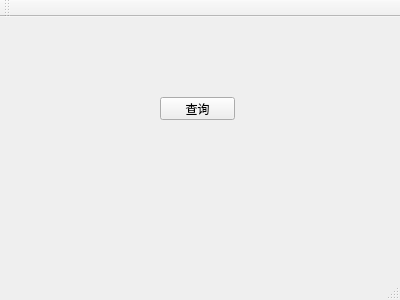
<?xml version="1.0" encoding="UTF-8"?>
<ui version="4.0">
 <class>MainWindow</class>
 <widget class="QMainWindow" name="MainWindow">
  <property name="geometry">
   <rect>
    <x>0</x>
    <y>0</y>
    <width>400</width>
    <height>300</height>
   </rect>
  </property>
  <property name="windowTitle">
   <string>MainWindow</string>
  </property>
  <widget class="QWidget" name="centralWidget">
   <widget class="QPushButton" name="pushButton">
    <property name="geometry">
     <rect>
      <x>160</x>
      <y>80</y>
      <width>75</width>
      <height>23</height>
     </rect>
    </property>
    <property name="text">
     <string>查询</string>
    </property>
   </widget>
  </widget>
  <widget class="QMenuBar" name="menuBar">
   <property name="geometry">
    <rect>
     <x>0</x>
     <y>0</y>
     <width>400</width>
     <height>23</height>
    </rect>
   </property>
  </widget>
  <widget class="QToolBar" name="mainToolBar">
   <attribute name="toolBarArea">
    <enum>TopToolBarArea</enum>
   </attribute>
   <attribute name="toolBarBreak">
    <bool>false</bool>
   </attribute>
  </widget>
  <widget class="QStatusBar" name="statusBar"/>
 </widget>
 <layoutdefault spacing="6" margin="11"/>
 <resources/>
 <connections/>
</ui>
